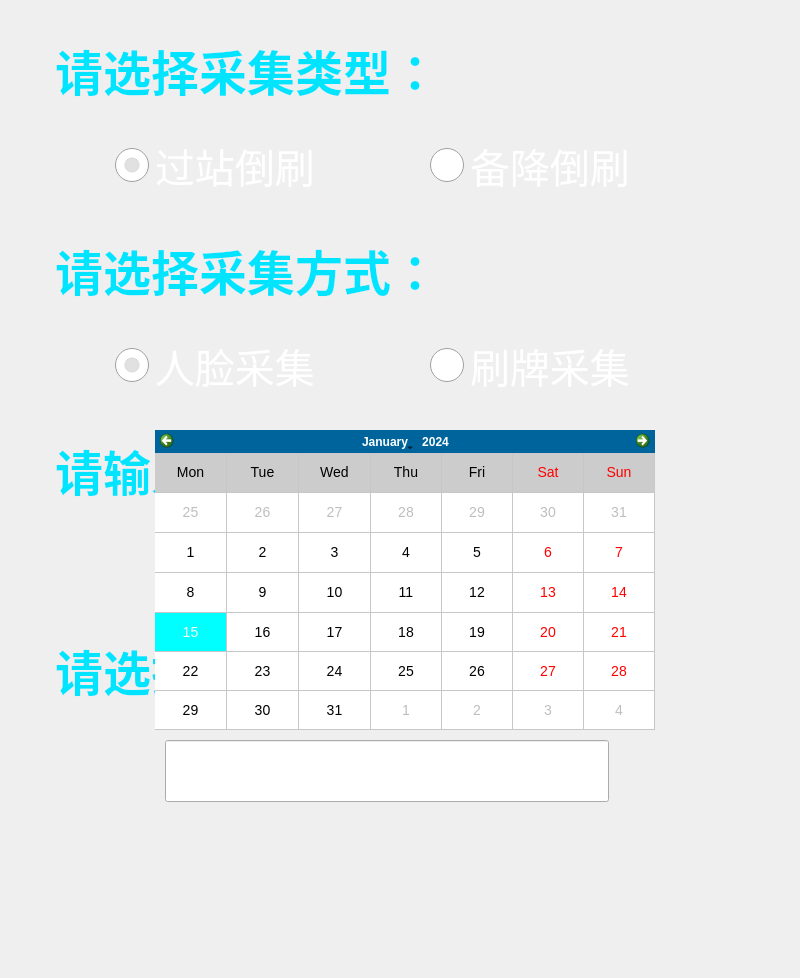
   <widget class="QWidget" name="widget_setting" native="true">
    <property name="geometry">
     <rect>
      <x>0</x>
      <y>0</y>
      <width>800</width>
      <height>978</height>
     </rect>
    </property>
    <property name="focusPolicy">
     <enum>Qt::NoFocus</enum>
    </property>
    <property name="styleSheet">
     <string notr="true">#widget_setting{background-color: rgb(1, 64, 109);}</string>
    </property>
    <widget class="QWidget" name="widget_inputSetting" native="true">
     <property name="geometry">
      <rect>
       <x>15</x>
       <y>10</y>
       <width>770</width>
       <height>956</height>
      </rect>
     </property>
     <property name="focusPolicy">
      <enum>Qt::NoFocus</enum>
     </property>
     <property name="styleSheet">
      <string notr="true">#widget_inputSetting{image: url(:/5人像采集/Images/5人像采集/设置bg-拷贝.png);}</string>
     </property>
     <widget class="QPushButton" name="pushButton_commit">
      <property name="geometry">
       <rect>
        <x>240</x>
        <y>850</y>
        <width>276</width>
        <height>47</height>
       </rect>
      </property>
      <property name="focusPolicy">
       <enum>Qt::TabFocus</enum>
      </property>
      <property name="styleSheet">
       <string notr="true">QPushButton{
	border:0;
	image: url(:/5人像采集/Images/5人像采集/提交.png);
}
QPushButton:pressed{
image: url(:/5人像采集/Images/5人像采集/提交-拷贝.png);
}
</string>
      </property>
      <property name="text">
       <string/>
      </property>
      <property name="iconSize">
       <size>
        <width>140</width>
        <height>40</height>
       </size>
      </property>
     </widget>
     <widget class="QLabel" name="label_1tt">
      <property name="geometry">
       <rect>
        <x>40</x>
        <y>30</y>
        <width>380</width>
        <height>60</height>
       </rect>
      </property>
      <property name="minimumSize">
       <size>
        <width>0</width>
        <height>0</height>
       </size>
      </property>
      <property name="maximumSize">
       <size>
        <width>16677725</width>
        <height>16777215</height>
       </size>
      </property>
      <property name="font">
       <font>
        <pointsize>36</pointsize>
        <weight>75</weight>
        <bold>true</bold>
       </font>
      </property>
      <property name="focusPolicy">
       <enum>Qt::NoFocus</enum>
      </property>
      <property name="styleSheet">
       <string notr="true">color: rgb(0, 228, 255);</string>
      </property>
      <property name="text">
       <string>请选择采集类型：</string>
      </property>
      <property name="alignment">
       <set>Qt::AlignLeading|Qt::AlignLeft|Qt::AlignVCenter</set>
      </property>
     </widget>
     <widget class="QLabel" name="label_3tt">
      <property name="geometry">
       <rect>
        <x>40</x>
        <y>430</y>
        <width>380</width>
        <height>60</height>
       </rect>
      </property>
      <property name="minimumSize">
       <size>
        <width>0</width>
        <height>0</height>
       </size>
      </property>
      <property name="maximumSize">
       <size>
        <width>16677725</width>
        <height>16777215</height>
       </size>
      </property>
      <property name="font">
       <font>
        <pointsize>36</pointsize>
        <weight>75</weight>
        <bold>true</bold>
       </font>
      </property>
      <property name="focusPolicy">
       <enum>Qt::NoFocus</enum>
      </property>
      <property name="styleSheet">
       <string notr="true">color: rgb(0, 228, 255);</string>
      </property>
      <property name="text">
       <string>请输入航班号：</string>
      </property>
      <property name="alignment">
       <set>Qt::AlignLeading|Qt::AlignLeft|Qt::AlignVCenter</set>
      </property>
     </widget>
     <widget class="QLabel" name="label_2tt">
      <property name="geometry">
       <rect>
        <x>40</x>
        <y>230</y>
        <width>380</width>
        <height>60</height>
       </rect>
      </property>
      <property name="minimumSize">
       <size>
        <width>0</width>
        <height>0</height>
       </size>
      </property>
      <property name="maximumSize">
       <size>
        <width>16677725</width>
        <height>16777215</height>
       </size>
      </property>
      <property name="font">
       <font>
        <pointsize>36</pointsize>
        <weight>75</weight>
        <bold>true</bold>
       </font>
      </property>
      <property name="focusPolicy">
       <enum>Qt::NoFocus</enum>
      </property>
      <property name="styleSheet">
       <string notr="true">color: rgb(0, 228, 255);</string>
      </property>
      <property name="text">
       <string>请选择采集方式：</string>
      </property>
      <property name="alignment">
       <set>Qt::AlignLeading|Qt::AlignLeft|Qt::AlignVCenter</set>
      </property>
     </widget>
     <widget class="QLabel" name="label_4tt">
      <property name="geometry">
       <rect>
        <x>40</x>
        <y>630</y>
        <width>380</width>
        <height>60</height>
       </rect>
      </property>
      <property name="minimumSize">
       <size>
        <width>0</width>
        <height>0</height>
       </size>
      </property>
      <property name="maximumSize">
       <size>
        <width>16677725</width>
        <height>16777215</height>
       </size>
      </property>
      <property name="font">
       <font>
        <pointsize>36</pointsize>
        <weight>75</weight>
        <bold>true</bold>
       </font>
      </property>
      <property name="focusPolicy">
       <enum>Qt::NoFocus</enum>
      </property>
      <property name="styleSheet">
       <string notr="true">color: rgb(0, 228, 255);</string>
      </property>
      <property name="text">
       <string>请选择航班日期：</string>
      </property>
      <property name="alignment">
       <set>Qt::AlignLeading|Qt::AlignLeft|Qt::AlignVCenter</set>
      </property>
     </widget>
     <widget class="QLineEdit" name="lineEdit_flightNO_">
      <property name="enabled">
       <bool>true</bool>
      </property>
      <property name="geometry">
       <rect>
        <x>150</x>
        <y>530</y>
        <width>444</width>
        <height>62</height>
       </rect>
      </property>
      <property name="font">
       <font>
        <pointsize>30</pointsize>
       </font>
      </property>
      <property name="focusPolicy">
       <enum>Qt::StrongFocus</enum>
      </property>
      <property name="styleSheet">
       <string notr="true">QLineEdit{
background:transparent;
border-image: url(:/1登录界面/Images/1登录界面/圆角矩形-1.png);
color: rgb(255, 255, 255);
}</string>
      </property>
      <property name="inputMethodHints">
       <set>Qt::ImhPreferUppercase</set>
      </property>
      <property name="text">
       <string/>
      </property>
      <property name="placeholderText">
       <string>请输入航班号</string>
      </property>
     </widget>
     <widget class="QLineEdit" name="lineEdit_flightDate">
      <property name="geometry">
       <rect>
        <x>150</x>
        <y>730</y>
        <width>444</width>
        <height>62</height>
       </rect>
      </property>
      <property name="font">
       <font>
        <pointsize>30</pointsize>
       </font>
      </property>
      <property name="focusPolicy">
       <enum>Qt::StrongFocus</enum>
      </property>
      <property name="styleSheet">
       <string notr="true">QLineEdit{
border-image: url(:/1登录界面/Images/1登录界面/圆角矩形-1.png);
color: rgb(255, 255, 255);
}</string>
      </property>
      <property name="inputMask">
       <string/>
      </property>
      <property name="text">
       <string/>
      </property>
      <property name="placeholderText">
       <string>请选择航班日期</string>
      </property>
     </widget>
     <widget class="QPushButton" name="pushButton_keyboard">
      <property name="geometry">
       <rect>
        <x>610</x>
        <y>540</y>
        <width>57</width>
        <height>39</height>
       </rect>
      </property>
      <property name="focusPolicy">
       <enum>Qt::NoFocus</enum>
      </property>
      <property name="styleSheet">
       <string notr="true">QPushButton{
	border:none;
}

</string>
      </property>
      <property name="text">
       <string/>
      </property>
      <property name="icon">
       <iconset resource="../bordingcontrol_linux.qrc">
        <normaloff>:/5人像采集/Images/5人像采集/键盘.png</normaloff>:/5人像采集/Images/5人像采集/键盘.png</iconset>
      </property>
      <property name="iconSize">
       <size>
        <width>57</width>
        <height>39</height>
       </size>
      </property>
     </widget>
     <widget class="QPushButton" name="pushButton_calendar">
      <property name="geometry">
       <rect>
        <x>610</x>
        <y>735</y>
        <width>51</width>
        <height>51</height>
       </rect>
      </property>
      <property name="focusPolicy">
       <enum>Qt::TabFocus</enum>
      </property>
      <property name="styleSheet">
       <string notr="true">QPushButton{
	border:none;
}

</string>
      </property>
      <property name="text">
       <string/>
      </property>
      <property name="icon">
       <iconset resource="../bordingcontrol_linux.qrc">
        <normaloff>:/5人像采集/Images/5人像采集/日期.png</normaloff>:/5人像采集/Images/5人像采集/日期.png</iconset>
      </property>
      <property name="iconSize">
       <size>
        <width>51</width>
        <height>51</height>
       </size>
      </property>
     </widget>
     <widget class="QSplitter" name="splitter_1">
      <property name="geometry">
       <rect>
        <x>100</x>
        <y>130</y>
        <width>630</width>
        <height>50</height>
       </rect>
      </property>
      <property name="focusPolicy">
       <enum>Qt::NoFocus</enum>
      </property>
      <property name="orientation">
       <enum>Qt::Horizontal</enum>
      </property>
      <property name="handleWidth">
       <number>0</number>
      </property>
      <widget class="QRadioButton" name="radioButton_suspendColecting">
       <property name="font">
        <font>
         <pointsize>30</pointsize>
        </font>
       </property>
       <property name="focusPolicy">
        <enum>Qt::NoFocus</enum>
       </property>
       <property name="styleSheet">
        <string notr="true">QRadioButton{
color: rgb(255, 255, 255);
}
QRadioButton::indicator {
    width:                  34px;
    height:                 34px;
}
QRadioButton::indicator:checked {
 	image: url(:/5人像采集/Images/5人像采集/勾选.png);
}
QRadioButton::indicator:unchecked {
	image: url(:/5人像采集/Images/5人像采集/未勾选.png);
}
</string>
       </property>
       <property name="text">
        <string>过站倒刷</string>
       </property>
       <property name="checked">
        <bool>true</bool>
       </property>
      </widget>
      <widget class="QRadioButton" name="radioButton_landedColecting">
       <property name="font">
        <font>
         <pointsize>30</pointsize>
        </font>
       </property>
       <property name="focusPolicy">
        <enum>Qt::NoFocus</enum>
       </property>
       <property name="styleSheet">
        <string notr="true">QRadioButton{
color: rgb(255, 255, 255);
}
QRadioButton::indicator {
    width:                  34px;
    height:                 34px;
}
QRadioButton::indicator:checked {
    
	image: url(:/5人像采集/Images/5人像采集/勾选.png);
}
QRadioButton::indicator:unchecked {
	image: url(:/5人像采集/Images/5人像采集/未勾选.png);
}

</string>
       </property>
       <property name="text">
        <string>备降倒刷</string>
       </property>
      </widget>
     </widget>
     <widget class="QSplitter" name="splitter">
      <property name="geometry">
       <rect>
        <x>100</x>
        <y>330</y>
        <width>630</width>
        <height>50</height>
       </rect>
      </property>
      <property name="orientation">
       <enum>Qt::Horizontal</enum>
      </property>
      <property name="handleWidth">
       <number>0</number>
      </property>
      <widget class="QRadioButton" name="radioButton_faceColecting">
       <property name="font">
        <font>
         <pointsize>30</pointsize>
        </font>
       </property>
       <property name="focusPolicy">
        <enum>Qt::NoFocus</enum>
       </property>
       <property name="styleSheet">
        <string notr="true">QRadioButton{
color: rgb(255, 255, 255);
}
QRadioButton::indicator {
    width:                  34px;
    height:                 34px;
}
QRadioButton::indicator:checked {
    
	image: url(:/5人像采集/Images/5人像采集/勾选.png);
}
QRadioButton::indicator:unchecked {
	image: url(:/5人像采集/Images/5人像采集/未勾选.png);
}

</string>
       </property>
       <property name="text">
        <string>人脸采集</string>
       </property>
       <property name="checked">
        <bool>true</bool>
       </property>
      </widget>
      <widget class="QRadioButton" name="radioButton_quickColecting">
       <property name="font">
        <font>
         <pointsize>30</pointsize>
        </font>
       </property>
       <property name="focusPolicy">
        <enum>Qt::NoFocus</enum>
       </property>
       <property name="styleSheet">
        <string notr="true">QRadioButton{
color: rgb(255, 255, 255);
}
QRadioButton::indicator {
    width:                  34px;
    height:                 34px;
}
QRadioButton::indicator:checked {
    
	image: url(:/5人像采集/Images/5人像采集/勾选.png);
}
QRadioButton::indicator:unchecked {
	image: url(:/5人像采集/Images/5人像采集/未勾选.png);
}

</string>
       </property>
       <property name="text">
        <string>刷牌采集</string>
       </property>
      </widget>
     </widget>
     <widget class="QWidget" name="calendarWidget_background" native="true">
      <property name="geometry">
       <rect>
        <x>0</x>
        <y>0</y>
        <width>770</width>
        <height>956</height>
       </rect>
      </property>
      <property name="focusPolicy">
       <enum>Qt::NoFocus</enum>
      </property>
      <property name="styleSheet">
       <string notr="true"/>
      </property>
      <widget class="QCalendarWidget" name="calendarWidget">
       <property name="geometry">
        <rect>
         <x>140</x>
         <y>420</y>
         <width>500</width>
         <height>300</height>
        </rect>
       </property>
       <property name="focusPolicy">
        <enum>Qt::NoFocus</enum>
       </property>
       <property name="styleSheet">
        <string notr="true">QCalendarWidget QWidget#qt_calendar_navigationbar{
background-color: #00649c;
}
QCalendarWidget QTableView 
{
    alternate-background-color: #cccccc;
}
QAbstractItemView {
    selection-color: white;
    selection-background-color:cyan ;
    font: 14px;
}</string>
       </property>
       <property name="firstDayOfWeek">
        <enum>Qt::Monday</enum>
       </property>
       <property name="gridVisible">
        <bool>true</bool>
       </property>
       <property name="selectionMode">
        <enum>QCalendarWidget::SingleSelection</enum>
       </property>
       <property name="horizontalHeaderFormat">
        <enum>QCalendarWidget::ShortDayNames</enum>
       </property>
       <property name="verticalHeaderFormat">
        <enum>QCalendarWidget::NoVerticalHeader</enum>
       </property>
       <property name="navigationBarVisible">
        <bool>true</bool>
       </property>
       <property name="dateEditEnabled">
        <bool>true</bool>
       </property>
      </widget>
     </widget>
     <zorder>splitter</zorder>
     <zorder>splitter_1</zorder>
     <zorder>pushButton_commit</zorder>
     <zorder>label_1tt</zorder>
     <zorder>label_3tt</zorder>
     <zorder>label_2tt</zorder>
     <zorder>label_4tt</zorder>
     <zorder>lineEdit_flightNO_</zorder>
     <zorder>lineEdit_flightDate</zorder>
     <zorder>pushButton_keyboard</zorder>
     <zorder>pushButton_calendar</zorder>
     <zorder>calendarWidget_background</zorder>
    </widget>
   </widget>
